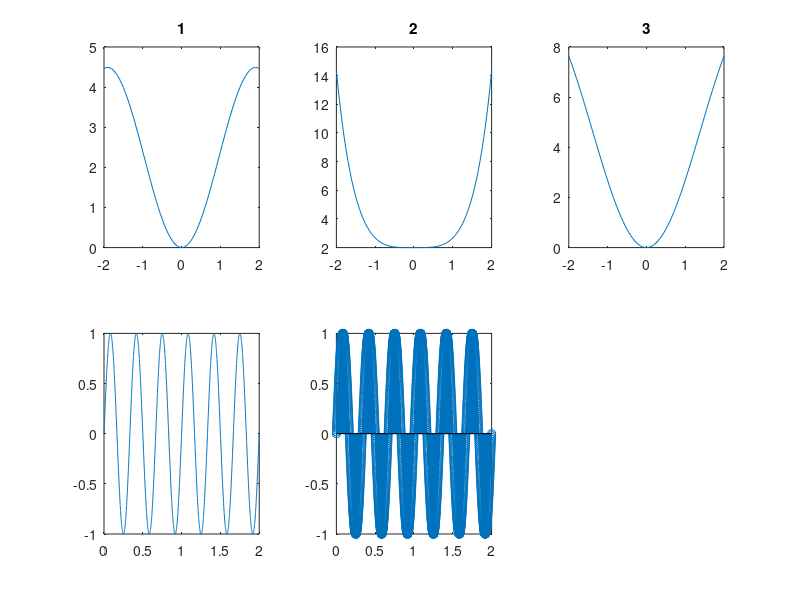

Source code (MATLAB):
clear
clc
close all
t = 0:0.1:5;
y1 = sin(t).*cos(t).^2./(t.^2+1);
y2 = sqrt(t.^3)*exp(2);
plot(t,y1,'b',Linewidth=2);
hold on
plot(t,y2,'y',LineWidth=3);
legend('y1','y2');
title('A');
xlabel('x');
ylabel('y');
grid on;
x = -2:0.05:2;
f = sin(x).^2 + 2*x.*sin(x);
Z=cos(x).^2 + cosh(x).^2;
k = x.^2 + 2*x.*sin(x);
subplot(2,3,1);
plot(x,f);
title('1');
subplot(2,3,2);
plot(x,Z);
title('2');
subplot(2,3,3);
plot(x,k);
title('3');
m = 0:0.001:2;
s = sin(2*pi*3*m);
subplot(2,3,4)
plot(m,s)
subplot(2,3,5)
stem(m,s)
